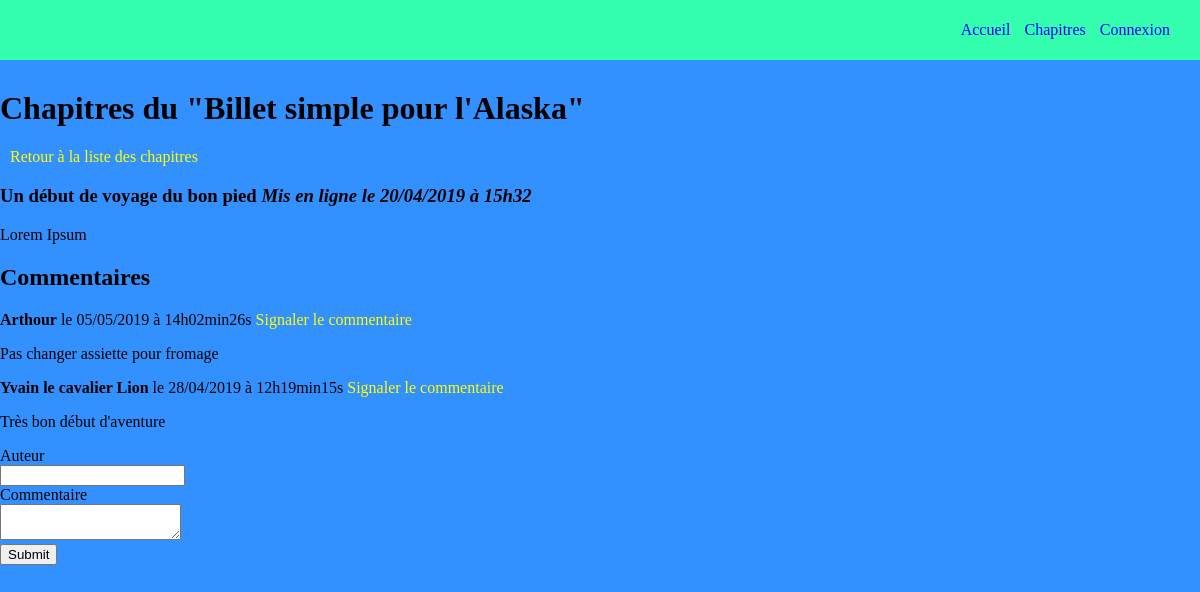
Page /index.php?action=post&id=1 on the committed database.
### tables this page shows
CREATE TABLE IF NOT EXISTS `post` (
  `id` int(11) NOT NULL AUTO_INCREMENT,
  `FK_admin` int(11) NOT NULL,
  `title` varchar(255) NOT NULL,
  `content` text NOT NULL,
  `state` tinyint(1) NOT NULL DEFAULT '1',
  `date_hours` datetime NOT NULL,
  PRIMARY KEY (`id`),
  KEY `FK_admin` (`id`)
);

CREATE TABLE IF NOT EXISTS `comments` (
  `id` int(11) NOT NULL AUTO_INCREMENT,
  `author` varchar(255) NOT NULL,
  `comment` text NOT NULL,
  `report` tinyint(1) NOT NULL DEFAULT '0',
  `date_comment` datetime NOT NULL,
  `FK_post` int(11) NOT NULL,
  PRIMARY KEY (`id`)
);

### controller/Comment_frontend.php (called while the page is built, shortened)
<?php
require_once('model/CommentConnexion.php');
class CommentController
	{
	public function listComment()
	{
		$postManager = new \OpenClassrooms\projetopenclassroom\model\ChapterConnexion();
		$commentManager = new \OpenClassrooms\projetopenclassroom\model\CommentConnexion();
		$post = $postManager->getPost($_GET['id']);
		$comments = $commentManager->getComments($_GET['id']);
		require('view/Chapter.php');
	}
}

### model/ChapterConnexion.php (called while the page is built, shortened)
<?php
class ChapterConnexion extends Connexion
{
	public function getPost($postId)
	{
		$db = $this->dbConnect();
		$req = $db->prepare('SELECT id, title, content, DATE_FORMAT(date_hours, \'%d/%m/%Y à %Hh%i\') AS date_fr FROM post WHERE id = ?');
		$req->execute(array($postId));
		$post = $req->fetch();
		return $post;
	}
}

### model/CommentConnexion.php (called while the page is built, shortened)
<?php
class CommentConnexion extends Connexion
{
	public function getComments($postId)
	{
		$db = $this->dbConnect();
		$comments = $db->prepare('SELECT id, author, comment, DATE_FORMAT(date_comment, \'%d/%m/%Y à %Hh%imin%ss\') AS date_comment_fr FROM comments WHERE FK_post = ? AND report = FALSE ORDER BY date_comment DESC');
		$comments->execute(array($postId));
		return $comments;
	}
}

### view/Chapter.php (the view, shortened to what this page needs)
<?php require('header.php'); ?>
<h1> Chapitres du "Billet simple pour l'Alaska" </h1>
<p class="prev_page"><a href="index.php"> Retour à la liste des chapitres</a></p>
<div class="chapter">
	<h3>
		<?= htmlspecialchars($post['title']) ?>
		<em> Mis en ligne le <?= $post['date_fr'] ?></em>
	</h3>
	<p>
		<?= nl2br($post['content']) ?>
	</p>
</div>
<div class ="commentaires">
<h2>Commentaires</h2>
<?php
while ($comment = $comments->fetch())
{
?>
	<p><strong><?= htmlspecialchars($comment['author']) ?></strong> le <?= $comment['date_comment_fr'] ?> <a href="index.php?action=signalComment&amp;id=<?= $_GET['id'] ?>"> Signaler le commentaire</a>
	<p><?= nl2br(htmlspecialchars($comment['comment'])) ?></p>
<?php
}
?>
<form action="index.php?action=addComment&amp;id=<?= $post['id'] ?>" method="post">
	<div>
		<label for="author"> Auteur</label><br />
		<input type="text" id="author" name="author" />
	</div>
	<div>
		<label for="comment">Commentaire</label><br />
		<textarea id="comment" name="comment"></textarea>
	</div>
	<div>
		<input type="submit" />
	</div>
</form>
</div>
<?php require('template.php'); ?>

### public/css/style.css (style rules this page uses)
body { background-color: #3390FF; padding: 0; margin: 0; text-decoration: none; }
a { text-decoration: none; color: yellow; }
.prev_page { margin-left: 10px; }

### rows in the picture
post: title "Un début de voyage du bon pied", content "Lorem Ipsum"
comments: author "Arthour", date_comment_fr "05/05/2019 à 14h02min26s", comment "Pas changer assiette pour fromage"
comments: author "Yvain le cavalier Lion", date_comment_fr "28/04/2019 à 12h19min15s", comment "Très bon début d'aventure"

### other values in the picture
$post['date_fr'] "20/04/2019 à 15h32"
